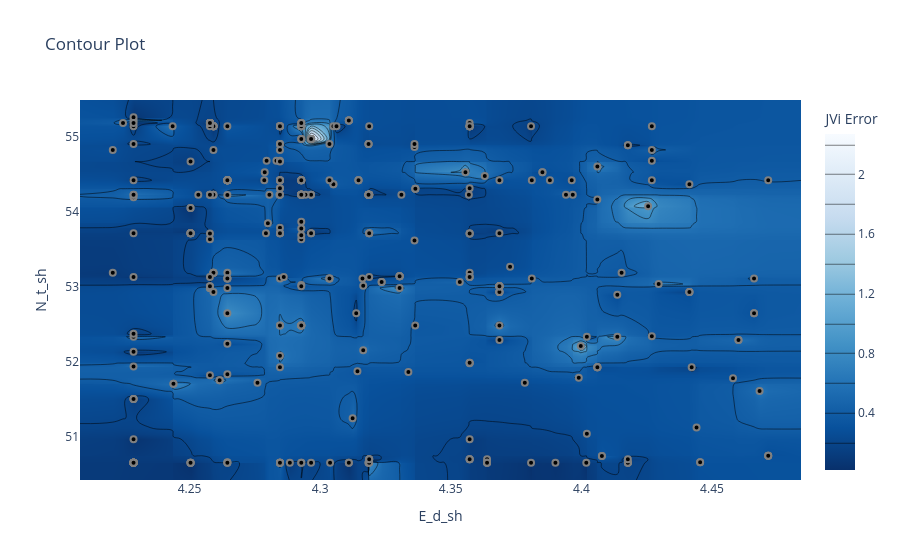

The notebook cell saved with this chart:
### Code cell
fig = optuna.visualization.plot_contour(study, params=["E_d_sh", "N_t_sh"],target=lambda t: t.values[1], # 0 for SCLC, 1 for JVi
    target_name="JVi Error")
fig.show()

### Figure 1 — Plotly figure (JSON) as saved in the notebook; plotly's stock layout.template omitted (floating-point values rounded to 4 significant figures; data arrays with more than 128 entries replaced by an {"elided": "..."} marker saying what was removed)
{"data": [{"colorbar": {"title": {"text": "JVi Error"}}, "colorscale": [[0, "rgb(247,251,255)"], [0.125, "rgb(222,235,247)"], [0.25, "rgb(198,219,239)"], [0.375, "rgb(158,202,225)"], [0.5, "rgb(107,174,214)"], [0.625, "rgb(66,146,198)"], [0.75, "rgb(33,113,181)"], [0.875, "rgb(8,81,156)"], [1, "rgb(8,48,107)"]], "connectgaps": true, "contours": {"coloring": "heatmap"}, "hoverinfo": "none", "line": {"smoothing": 1.3}, "reversescale": true, "type": "contour", "x": [4.208, 4.221, 4.225, 4.229, 4.244, 4.244, 4.25, 4.253, 4.258, 4.259, 4.262, 4.264, 4.276, 4.279, 4.279, 4.279, 4.28, 4.28, 4.281, 4.283, 4.284, 4.285, 4.286, 4.288, 4.293, 4.294, 4.297, 4.304, 4.304, 4.305, 4.306, 4.311, 4.312, 4.314, 4.314, 4.315, 4.316, 4.316, 4.319, 4.319, 4.324, 4.33, 4.331, 4.334, 4.336, 4.336, 4.336, 4.353, 4.356, 4.357, 4.357, 4.363, 4.364, 4.369, 4.373, 4.378, 4.381, 4.381, 4.385, 4.388, 4.39, 4.394, 4.396, 4.397, 4.399, 4.4, 4.402, 4.402, 4.406, 4.406, 4.408, 4.414, 4.415, 4.418, 4.426, 4.427, 4.43, 4.441, 4.442, 4.444, 4.445, 4.458, 4.46, 4.466, 4.468, 4.472, 4.484], "y": [50.43, 50.66, 50.66, 50.7, 50.75, 50.75, 50.97, 51.04, 51.12, 51.25, 51.51, 51.61, 51.71, 51.72, 51.76, 51.78, 51.79, 51.82, 51.84, 51.87, 51.87, 51.93, 51.93, 51.94, 51.98, 51.99, 52.08, 52.14, 52.16, 52.21, 52.24, 52.29, 52.34, 52.34, 52.38, 52.48, 52.65, 52.9, 52.93, 52.99, 53.01, 53.02, 53.02, 53.04, 53.06, 53.11, 53.13, 53.14, 53.19, 53.27, 53.62, 53.64, 53.69, 53.71, 53.72, 53.78, 53.79, 53.85, 53.87, 54.05, 54.08, 54.17, 54.2, 54.23, 54.23, 54.31, 54.31, 54.37, 54.42, 54.48, 54.53, 54.53, 54.6, 54.67, 54.67, 54.68, 54.83, 54.86, 54.89, 54.9, 54.97, 55.14, 55.19, 55.22, 55.26, 55.49], "z": {"elided": "86x87 float values"}}, {"marker": {"color": "black", "line": {"color": "Gray", "width": 2}}, "mode": "markers", "name": "Feasible Trial", "showlegend": false, "type": "scatter", "x": {"elided": "429 float values"}, "y": {"elided": "429 float values"}}, {"marker": {"color": "#cccccc", "line": {"color": "Gray", "width": 2}}, "mode": "markers", "name": "Infeasible Trial", "showlegend": false, "type": "scatter", "x": [], "y": []}], "layout": {"title": {"text": "Contour Plot"}, "xaxis": {"range": [4.208, 4.484], "title": {"text": "E_d_sh"}}, "yaxis": {"range": [50.43, 55.49], "title": {"text": "N_t_sh"}}}}
